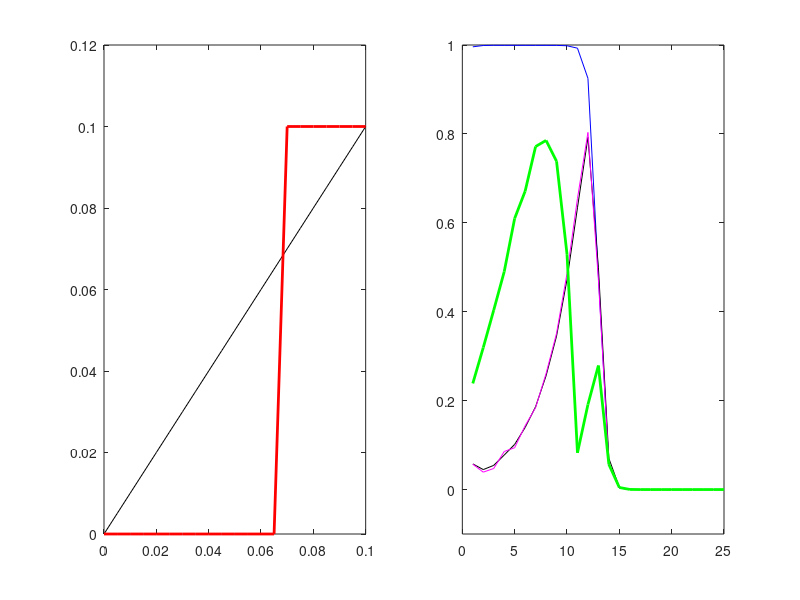

Here is the MATLAB script that generated this plot:
%2 dimension 4 variables (Fig1f)
%EGF (E), Notch signal (N), Delta (D), AS-C (A)
%Step function
dn=0.25;dc=0.1;ec=0.07;%dn: d_t, dc: d_c, ec: e_c in the manuscript
kd=1;ae=1;ad=1;%ad=0.5 in Fig2b
ea=100;de=1;ke=1;kn=1;Sigma=0;
dx = 2;dx2=dx * dx;dt=0.01;Tmax = 2000;
Xmax=25;Xsteps=1:Xmax;
Emax=0.1; Nmax=0.05;Dmax=0.1;
colorlimit_u=[0 1]; colorlimit_e=[0 Emax]; colorlimit_n=[0 Nmax];colorlimit_d=[0 Dmax];

E= zeros(Xmax,Xmax,Tmax);
N= zeros(Xmax,Xmax,Tmax);
D= zeros(Xmax,Xmax,Tmax);
A= zeros(Xmax,Xmax,Tmax);
Temp= zeros(Xmax,Xmax,Tmax);
  
A(:,1,1)=0.90*ones(Xmax,1,1);
A(:,2,1)=0.31*ones(Xmax,1,1);
A(:,3,1)=0.02*ones(Xmax,1,1);
E(:,1,1)=0.054*ones(Xmax,1,1);
E(:,2,1)=0.021*ones(Xmax,1,1);
E(:,3,1)=0.0016*ones(Xmax,1,1); 
D(:,1,1)=0.062*ones(Xmax,1,1);
D(:,2,1)=0.021*ones(Xmax,1,1);
D(:,3,1)=0.0013*ones(Xmax,1,1);

for T=1: Tmax-1
    if A(13,13,T)>0.5
        break
    end  
    Etemp=E(:,:,T);
    Eright(:,Xmax)=Etemp(:,Xmax);Eright(:,1:Xmax-1)=Etemp(:,2:Xmax);
    Eleft(:,1)=Etemp(:,1);Eleft(:,2:Xmax)=Etemp(:,1:Xmax-1);
    Etop(Xmax,:)=Etemp(Xmax,:);Etop(1:Xmax-1,:)=Etemp(2:Xmax,:);
    Ebottom(1,:)=Etemp(1,:);Ebottom(2:Xmax,:)=Etemp(1:Xmax-1,:);
    DeltaE=(Eright+Eleft+Etop+Ebottom-4*Etemp)/dx2;

    E(:,:,T+1)= E(:,:,T) + dt*( ae.*A(:,:,T).*(1-A(:,:,T)) - ke.*E(:,:,T) +de.*DeltaE);

    D(:,:,T+1)= D(:,:,T) + dt*( ad.*A(:,:,T).*(1-A(:,:,T)) - kd.*D(:,:,T) );     

    for X=2: Xmax-1
        for Y=2:Xmax-1
            N(Y,X,T+1)= N(Y,X,T) + dt*( dn*( D(Y,X+1,T)+D(Y,X-1,T)+D(Y+1,X,T)+D(Y-1,X,T)) -dc*(D(Y,X,T)>=ec) -kn*N(Y,X,T) );                     
        end
    end
    for X=2: Xmax-1        
        N(1,X,T+1)= N(1,X,T) + dt*( dn*( D(1,X+1,T)+D(1,X-1,T)+D(2,X,T)) -dc*(D(1,X,T)>=ec) -kn*N(1,X,T) );  
        N(Xmax,X,T+1)= N(Xmax,X,T) + dt*( dn*( D(Xmax,X+1,T)+D(Xmax,X-1,T)+D(Xmax-1,X,T)) -dc*(D(Xmax,X,T)>=ec) -kn*N(Xmax,X,T)  );         
    end
    for Y=2: Xmax-1        
        N(Y,1,T+1)= N(Y,1,T) + dt*( dn*( D(Y+1,1,T)+D(Y-1,1,T)+D(Y,2,T)) -dc*(D(Y,1,T)>=ec) -kn*N(Y,1,T));  
        N(Y,Xmax,T+1)= N(Y,Xmax,T) + dt*( dn*( D(Y+1,Xmax,T)+D(Y-1,Xmax,T)+D(Y,Xmax-1,T)) -dc*(D(Y,Xmax,T)>=ec) -kn*N(Y,Xmax,T) );         
    end       
    N(1,1,T+1)= N(1,1,T) + dt*( dn*( D(1,2,T)+D(1,1,T)) -dc*(D(1,1,T)>=ec) -kn*N(1,1,T));  
    N(Xmax,1,T+1)= N(Xmax,1,T) + dt*( dn*( D(Xmax,2,T)+D(Xmax-1,1,T)) -dc*(D(Xmax,1,T)>=ec) -kn*N(Xmax,1,T) );         
    N(1,Xmax,T+1)= N(1,Xmax,T) + dt*( dn*( D(2,Xmax,T)+D(1,Xmax-1,T)) -dc*(D(1,Xmax,T)>=ec) -kn*N(1,Xmax,T) );
    N(Xmax,Xmax,T+1)= N(Xmax,Xmax,T) + dt*( dn*( D(Xmax,Xmax-1,T)+D(Xmax-1,Xmax,T)) -dc*(D(Xmax,Xmax,T)>=ec) -kn*N(Xmax,Xmax,T) ); 

    Temp(:,:,T)=(E(:,:,T) > N(:,:,T)).*(E(:,:,T)-N(:,:,T)-Sigma);
    A(:,:,T+1)=A(:,:,T)+dt*ea.*Temp(:,:,T).*(1-A(:,:,T));
end

Tmax=T;
% figure('Position',[2000 500 800 600]);colormap jet;
% subplot(2,2,1);imagesc(Xsteps, Xsteps, A(:,:,Tmax),colorlimit_u);set(gca,'YDir','normal');title('AS-C');colorbar;
% subplot(2,2,2);imagesc(Xsteps, Xsteps, E(:,:,Tmax),colorlimit_e);set(gca,'YDir','normal');title('EGF');colorbar;
% subplot(2,2,3);imagesc(Xsteps, Xsteps, N(:,:,Tmax),colorlimit_n);set(gca,'YDir','normal');title('Notch');colorbar;
% subplot(2,2,4);imagesc(Xsteps, Xsteps, D(:,:,Tmax),colorlimit_d);set(gca,'YDir','normal');title('Delta');colorbar;

figure('Position',[1800 800 800 400]);
Xmax=0.1;X=0:Xmax/20:Xmax;
trans=dn* 4 * X;
cis=dc*(X>=ec);
subplot(1,2,1); 
plot(X,trans,'k',X,cis,'r','LineWidth',2);xlim([0 Xmax]);ylim([0 0.12]);
for T=1:2:Tmax
subplot(1,2,2); 
plot(Xsteps,A(13,:,T),'b',Xsteps, 10*E(13,:,T),'k',Xsteps,10*D(13,:,T),'m',Xsteps,30*N(13,:,T),'g','LineWidth',2);ylim([-0.1 1]);
pause(0.01);
end
